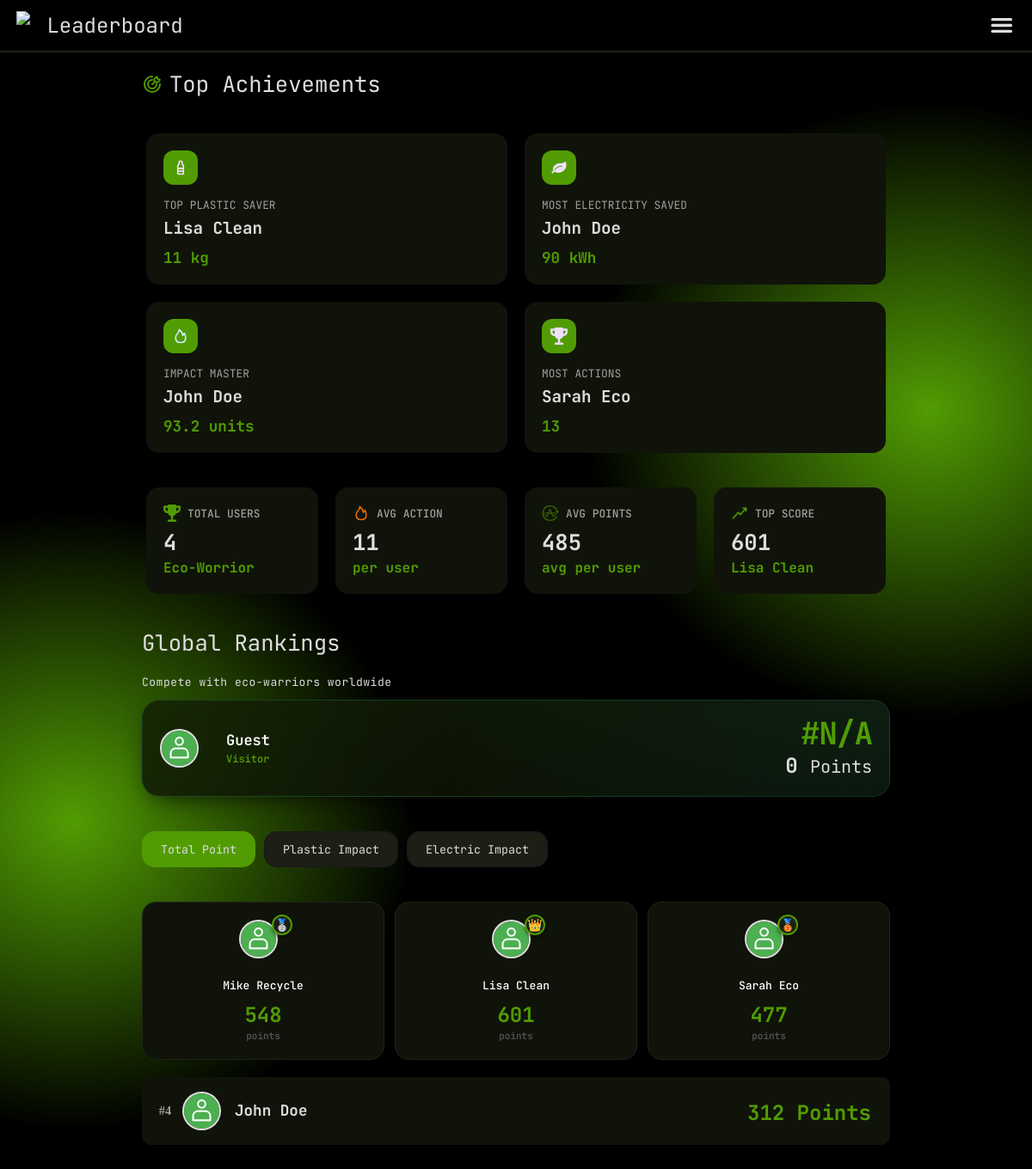
The page /leaderboard.php on the database its author committed.
### tables this page shows
CREATE TABLE USERS (
    username VARCHAR(200) PRIMARY KEY,
    email VARCHAR(200),
    password VARCHAR(64),
    name VARCHAR(200),
    DOB INT,
    profile_picture BLOB,
    role VARCHAR(20),
    FOREIGN KEY (role) REFERENCES ROLES(role)
);

### api/users/fetch_all.php (called while the page is built, shortened)
<?php
include dirname(__DIR__) . '/conn.php';
$query = "SELECT * FROM ecoquest.USERS";
$users = array();
$queryResult = mysqli_query($dbConnection, $query);
foreach (mysqli_fetch_all($queryResult, MYSQLI_ASSOC) as $line) {
    $users[$line['username']] = array(
        'username' => $line['username'],
        'password' => $line['password'],
        'name' => $line['name'],
        'DOB' => (int)$line['DOB'],
        'profile_picture' => $line['profile_picture'],
        'role' => $line['role']
    );
}

### api/submission/fetch_all.php (called while the page is built, shortened)
<?php
include dirname(__DIR__) . '/conn.php';
include dirname(__DIR__) . '/submission/functions.php';
$query = "SELECT * FROM ecoquest.SUBMISSION";
$submissions = array();
$queryResult = mysqli_query($dbConnection, $query);
foreach (mysqli_fetch_all($queryResult, MYSQLI_ASSOC) as $line) {
    $submissions[$line['ID']] = array(
        'ID' => $line['ID'],
        'user' => $line['user'],
        'task_ID' => $line['task_ID'],
        'submitted_timestamp' => (int)$line['submitted_timestamp'],
        'action_count' => (int)$line['action_count'],
        'status' => $line['status'],
        'curator' => $line['curator']
    );
}

### api/points/functions.php (called while the page is built, shortened)
<?php
function points_get_total($username)
{
    include dirname(__DIR__) . "/conn.php";
    $query = "SELECT SUM(task.reward_rate * submission.action_count) as total
            FROM submission
            JOIN task ON submission.task_id = task.id
            WHERE submission.user = '$username' AND submission.status = 'approved'";
    $result = mysqli_query($dbConnection, $query);
    $row = mysqli_fetch_assoc($result);
    return intval($row['total'] ?? 0);
}

### api/goals/functions.php (called while the page is built, shortened)
<?php
function goals_contributions_all($username, $type = NULL, $onlyActive = true)
{
    include dirname(__DIR__) . '/conn.php';
    $query = "select *, coalesce((
        select
    	sum(task.goal_contribution * submission.action_count)
	    from submission
            inner join task
            on task.ID = submission.task_ID
        where
            (submission.user = '$username') and
            (submission.status = 'approved') and
            (task.goal_type = goals.goal_type)
            " . ($onlyActive ? "and (submission.submitted_timestamp between goals.starting_time and goals.ending_time)" : "") . "
    ), 0) as total from goals
    " . (is_null($type) ? "" : "where (goals.type = '$type')");
    $queryResult = mysqli_query($dbConnection, $query);
    $result = array();
    foreach (mysqli_fetch_all($queryResult, MYSQLI_ASSOC) as $row) {
        $result[$row['ID']] = array(
            'ID' => $row['ID'],
            'title' => $row['title'],
            'description' => $row['description'],
            'media' => $row['media'],
            'goal_type' => $row['goal_type'],
            'goal' => $row['goal'],
            'starting_time' => intval($row['starting_time']),
            'ending_time' => intval($row['ending_time']),
            'type' => $row['type'],
            'total' => floatval($row['total']),
        );
    }
    return $result;
}

### leaderboard.php (the view, shortened to what this page needs)
<?php
include 'api/users/fetch_all.php';
include 'api/submission/fetch_all.php';
include 'api/task/fetch_all.php';
include 'api/points/functions.php';
include 'api/credentials/fetch_all.php';
include 'api/goals/functions.php';
$participants = array_filter($users, function($u) {
    return isset($u['role']) && $u['role'] === 'user';
});
$totalPointsSum = 0;
foreach ($participants as &$u) {
    $username = $u['username'];
    $u['points'] = points_get_total($username);
    $userImpacts = goals_contributions_all($username, NULL, false);
    $u['plastic_impact'] = 0;
    $u['electric_impact'] = 0;
    $u['action_count'] = 0;
    foreach ($userImpacts as $goal) {
        if ($goal['goal_type'] === 'plastic') $u['plastic_impact'] += $goal['total'];
        if ($goal['goal_type'] === 'electric') $u['electric_impact'] += $goal['total'];
    }
    $totalPointsSum += $u['points'];
}
$topPlasticUser = ['username' => 'No data', 'val' => 0];
$topElectricUser = ['username' => 'No data', 'val' => 0];
$mostAction = ['username' => 'No data', 'val' => 0];
$impactMaster = ['username' => 'No data', 'val' => 0];
$topScoreVal = 0;
$topScoreName = 'No data';
foreach ($participants as $u) {
    if ($u['plastic_impact'] > $topPlasticUser['val'])
        $topPlasticUser = ['username' => $u['name'], 'val' => $u['plastic_impact']];
    if ($u['electric_impact'] > $topElectricUser['val'])
        $topElectricUser = ['username' => $u['name'], 'val' => $u['electric_impact']];
    if ($u['action_count'] > $mostAction['val'])
        $mostAction = ['username' => $u['name'], 'val' => $u['action_count']];
    if ($u['points'] > $topScoreVal) {
        $topScoreVal = $u['points'];
        $topScoreName = $u['name'];
    }
    $combined = $u['plastic_impact'] + $u['electric_impact'];
    if ($combined > $impactMaster['val'])
        $impactMaster = ['username' => $u['name'], 'val' => $combined];
}
$sortColumn = $_GET['sort'] ?? 'points';
$unit = 'Points';
if ($sortColumn === 'plastic_impact') {
    $unit = 'kg';
} elseif ($sortColumn === 'electric_impact') {
    $unit = 'kWh';
} else {
    $sortColumn = 'points';
}
usort($participants, function($a, $b) use ($sortColumn) {
    $valA = (float)($a[$sortColumn] ?? 0);
    $valB = (float)($b[$sortColumn] ?? 0);
    return $valB <=> $valA;
});
$leaderboard = array_values($participants);
$currentUser = null;
$currentUser = $currentUser ?? ['name' => 'Guest', 'rank' => 'N/A', 'points' => 0, 'title' => 'Visitor'];
$totalUserCount = count($participants);
$avgActionsVal = ($totalUserCount > 0) ? round(count($submissions) / $totalUserCount, 1) : 0;
$avgPointsVal = ($totalUserCount > 0) ? round($totalPointsSum / $totalUserCount) : 0;
?>
<!DOCTYPE html>
<html lang="en">
<head>
    <link rel="stylesheet" href="./styles/style.css">
    <link rel="stylesheet" href="./styles/leaderboard.css">
    <link rel="stylesheet" href="./styles/leaderboard2.css">
</head>
<body>
    <div id="bg-color">
        <div id="elements">
            <?php $headerTitle = "Leaderboard"; include './components/header.php'; ?>
            <div id="top-achievements">
                <img src="./assets/target.svg">
                <h3>Top Achievements</h3>
            </div>
            <div id="achievements-grid">
                <div class="achievement-card">
                    <div class="card-icon"><img src="./assets/plastic.svg"></div>
                    <p class="achievement-title">TOP PLASTIC SAVER</p>
                    <p class="achievement-name"><?= htmlspecialchars($topPlasticUser['username']) ?></p>
                    <p class="achievement-value green-text"><?= $topPlasticUser['val'] ?> kg</p>
                </div>
                <div class="achievement-card">
                    <div class="card-icon"><img src="./assets/leaf.svg"></div>
                    <p class="achievement-title">MOST ELECTRICITY SAVED</p>
                    <p class="achievement-name"><?= htmlspecialchars($topElectricUser['username']) ?></p>
                    <p class="achievement-value green-text"><?= $topElectricUser['val'] ?> kWh</p>
                </div>
                <div class="achievement-card">
                    <div class="card-icon"><img src="./assets/fire.svg"></div>
                    <p class="achievement-title">IMPACT MASTER</p>
                    <p class="achievement-name"><?= htmlspecialchars($impactMaster['username']) ?></p>
                    <p class="achievement-value green-text"><?= $impactMaster['val'] ?> units</p>
                </div>
                <div class="achievement-card">
                    <div class="card-icon"><img src="./assets/trophy.svg"></div>
                    <p class="achievement-title">MOST ACTIONS</p>
                    <p class="achievement-name"><?= htmlspecialchars($mostAction['username']) ?></p>
                    <p class="achievement-value green-text"><?= $mostAction['val'] ?> </p>
                </div>
            </div>
            <div id="stats-grid">
                <div class="stats-card">
                    <div class="stats-header"><img src="./assets/trophy.svg"><p class="stats-title">TOTAL USERS</p></div>
                    <p class="stats-value"><?= $totalUserCount ?></p>
                    <p class="stats-footer green-text">Eco-Worrior</p>
                </div>
                <div class="stats-card">
                    <div class="stats-header"><img src="./assets/fire.svg"><p class="stats-title">AVG ACTION</p></div>
                    <p class="stats-value"><?= $avgActionsVal ?></p>
                    <p class="stats-footer green-text">per user</p>
                </div>
                <div class="stats-card">
                    <div class="stats-header"><img src="./assets/average.png"><p class="stats-title">AVG POINTS</p></div>
                    <p class="stats-value"><?= $avgPointsVal ?></p>
                    <p class="stats-footer green-text">avg per user</p>
                </div>
                <div class="stats-card">
                    <div class="stats-header"><img src="./assets/increase.png"><p class="stats-title">TOP SCORE</p></div>
                    <p class="stats-value"><?= $topScoreVal ?></p>
                    <p class="stats-footer green-text"><?= htmlspecialchars($topScoreName) ?></p>
                </div>
            </div>
            <section id="global-rankings">
                <h2>Global Rankings</h2>
                <div class="user-card">
                    <div class="label-header">
                        <p>Compete with eco-warriors worldwide</p>
                    </div>
                    <div class="rank-card">
                        <div class="card-content">
                            <div class="user-section">
                                <?php
                                    $currentImgPath = $currentUser['profile_pic'] ?? './assets/avatar.png';
                                    if ($sortColumn === 'plastic_impact') {
                                        $displayDecimals = 3;
                                    } elseif ($sortColumn === 'electric_impact') {
                                        $displayDecimals = 2;
                                    } else {
                                        $displayDecimals = 0;
                                    }
                                ?>
                                <div class="user-avatar-container">
                                    <img src="<?= $currentImgPath ?>" class="leaderboard-avatar" alt="Profile">
                                </div>
                                <div class="user-info">
                                    <span class="user-title"><?= htmlspecialchars($currentUser['name']) ?></span>
                                    <span class="user-level"><?= htmlspecialchars($currentUser['title'] ?? 'Member') ?></span>
                                </div>
                            </div>
                            <div class="user-stats-section">
                                <span class="user-rank-number">#<?= $currentUser['rank'] ?></span>
                                <span class="user-points">
                                    <?= number_format($currentUser[$sortColumn] ?? 0, $displayDecimals) ?>
                                    <small><?= $unit ?></small>
                                </span>
                            </div>
                        </div>
                    </div>
                    <div id="board-filter">
                        <nav class="board-filters" id="timeFilters">
                            <button type="button" class="board-button <?= $sortColumn == 'points' ? 'active' : '' ?>" onclick="filterLeaderboard('points')">Total Point</button>
                            <button type="button" class="board-button <?= $sortColumn == 'plastic_impact' ? 'active' : '' ?>" onclick="filterLeaderboard('plastic_impact')">Plastic Impact</button>
                            <button type="button" class="board-button <?= $sortColumn == 'electric_impact' ? 'active' : '' ?>" onclick="filterLeaderboard('electric_impact')">Electric Impact</button>
                        </nav>
                    </div>
                    <div class="leaderboard">
                        <?php
                        $podiumMap = [1, 0, 2];
                        $ranks = [1 => 'silver', 0 => 'gold', 2 => 'bronze'];
                        $badges = [1 => '🥈', 0 => '👑', 2 => '🥉'];
                        foreach($podiumMap as $index):
                            if(isset($leaderboard[$index])):
                                $user = $leaderboard[$index];
                                $imgPath = $user['profile_pic'] ?? './assets/avatar.png';
                        ?>
                            <div class="card <?= $ranks[$index] ?>">
                                <div class="avatar">
                                    <div class="user-avatar-container"><img src="<?= $imgPath ?>" class="leaderboard-avatar"></div>
                                    <span class="badge"><?= $badges[$index] ?></span>
                                </div>
                                <h3><?= htmlspecialchars($user['name']) ?></h3>
                                <?php
                                    if ($sortColumn === 'plastic_impact') {
                                        $decimals = 3;
                                    } elseif ($sortColumn === 'electric_impact') {
                                        $decimals = 2;
                                    } else {
                                        $decimals = 0;
                                    }
                                ?>
                                <p class="user-points green-text"><?= number_format($user[$sortColumn] ?? 0,$decimals) ?></p>
                                <p class="label"><?= $unit ?></p>
                            </div>
                        <?php endif; endforeach; ?>
                    </div>
                    <ul id="leaderboard-list">
                        <?php for($i = 3; $i < 10; $i++):
                            if(isset($leaderboard[$i])):
                                $user = $leaderboard[$i];
                                $imgPath = $user['profile_pic'] ?? './assets/avatar.png';
                        ?>
                            <li class="ranking-item">
                                <div class="rank-badge number-rank">#<?= $i + 1 ?></div>
                                <div class="user-avatar-container"><img src="<?= $imgPath ?>" class="leaderboard-avatar"></div>
                                <div class="user-info">
                                    <span class="user-name"><?= htmlspecialchars($user['name']) ?></span>
                                </div>
                                <?php
                                    if ($sortColumn === 'plastic_impact') {
                                        $decimals = 3;
                                    } elseif ($sortColumn === 'electric_impact') {
                                        $decimals = 2;
                                    } else {
                                        $decimals = 0;
                                    }
                                ?>
                                <span class="user-points green-text">
                                    <?= number_format($user[$sortColumn] ?? 0,$decimals) ?> <?= $unit ?>
                                </span>
                            </li>
                        <?php endif; endfor; ?>
                    </ul>
                </div>
            </section>
        </div>
    </div>
</body>

### rows shown on the page
users: name "Lisa Clean", name "11"
users: name "John Doe", name "90", name "93.2"
users: name "Sarah Eco", name "13"
users: name "Mike Recycle"

### other values the page prints
$headerTitle "Leaderboard"
$totalUserCount "4"
$avgActionsVal "11"
$avgPointsVal "485"
$topScoreVal "601"
$currentUser['name'] "Guest"
$currentUser['title'] "Visitor"
$currentUser['rank'] "N/A"
$currentUser[$sortColumn] "0"
$unit "Points"
$badges[$index] "🥈"
$user[$sortColumn] "548"
$badges[$index] "👑"
$user[$sortColumn] "601"
$badges[$index] "🥉"
